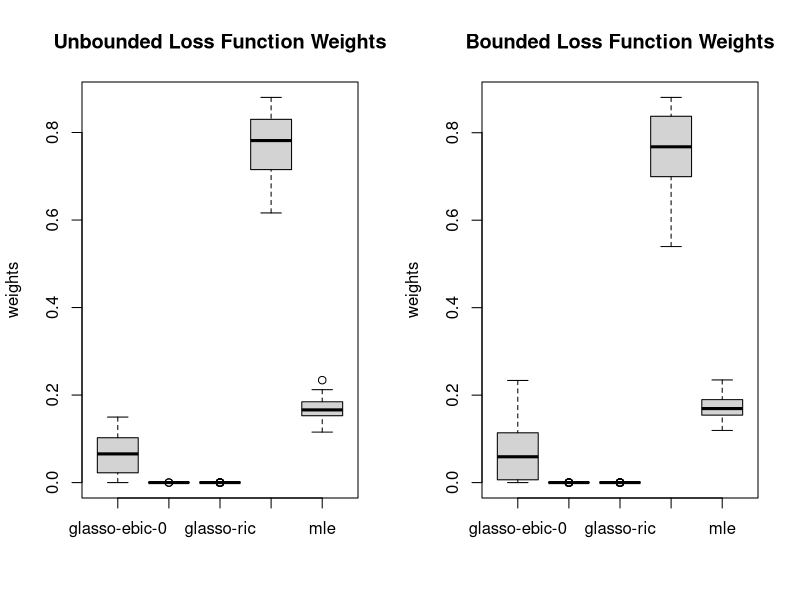

Write R code to recreate this figure.
unbd = read.csv("../Simulations/ensModelWeightsUnbd.csv")
bd = read.csv("../Simulations/ensModelWeightsBd.csv")

methods = c("glasso-ebic-0","glasso-ebic-0.5","glasso-ric","hglasso","mle")

pdf("boundedLoss2.pdf",width=20,height=8)
par(mfrow=c(1,2))
boxplot(unbd,names=methods,ylab="weights",main="Unbounded Loss Function Weights")
boxplot(bd,names=methods,ylab="weights",main="Bounded Loss Function Weights")
dev.off()
